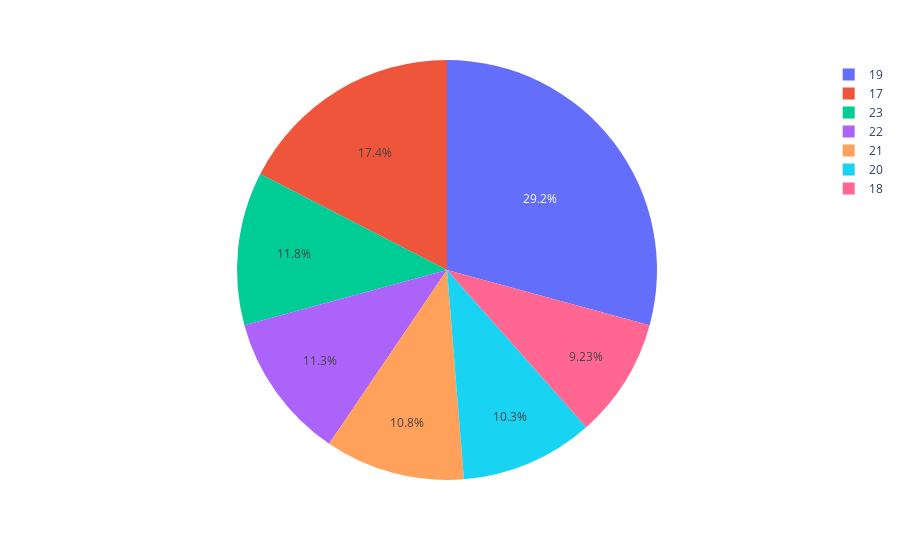

The notebook cell saved with this chart:
### Code cell
fig = px.pie(df, values=values, names=values)
fig.show()

### Figure 1 — Plotly figure (JSON) as saved in the notebook; plotly's stock layout.template omitted (floating-point values rounded to 4 significant figures)
{"data": [{"domain": {"x": [0, 1], "y": [0, 1]}, "hovertemplate": "label=%{label}<br>value=%{value}<extra></extra>", "labels": [23, 22, 21, 20, 19, 19, 19, 18, 17, 17], "legendgroup": "", "name": "", "showlegend": true, "type": "pie", "values": [23, 22, 21, 20, 19, 19, 19, 18, 17, 17]}], "layout": {"legend": {"tracegroupgap": 0}, "margin": {"t": 60}}}
